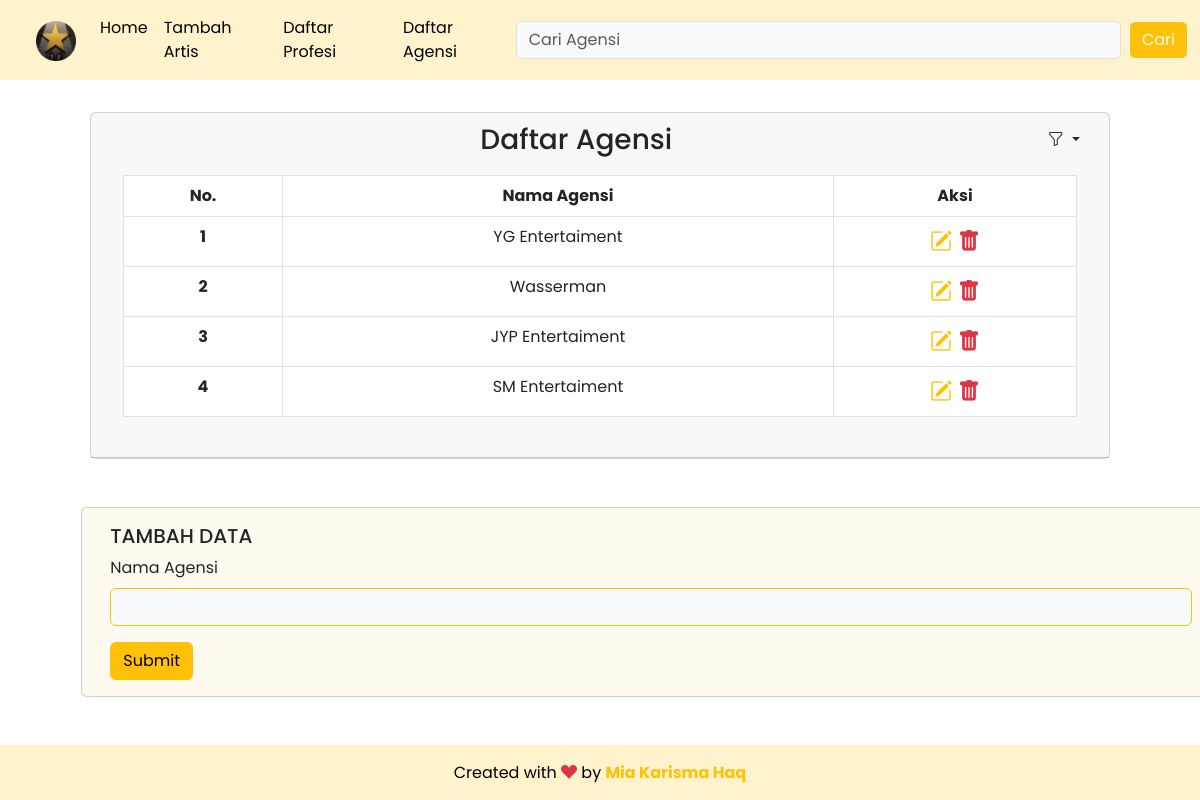
Page /dpbo_starter/agensi.php on the committed database.
### tables this page shows
CREATE TABLE `agensi` (
  `id_agensi` int(11) NOT NULL,
  `nama_agensi` varchar(255) NOT NULL
);

### dpbo_starter/config/db.php (called while the page is built)
<?php
$DB_HOST = "localhost";
$DB_USERNAME = "root";
$DB_PASSWORD = "";
$DB_NAME = "db_showbiz";

### dpbo_starter/classes/DB.php (called while the page is built, shortened)
<?php
class DB
{
    private $hostname;
    private $username;
    private $password;
    private $dbname;
    private $conn;
    private $result;
    function __construct($hostname, $username, $password, $dbname)
    {
        $this->hostname = $hostname;
        $this->username = $username;
        $this->password = $password;
        $this->dbname = $dbname;
    }
    function open()
    {
        $this->conn = mysqli_connect($this->hostname, $this->username, $this->password, $this->dbname);
    }
    function execute($query)
    {
        $this->result = mysqli_query($this->conn, $query);
    }
    function getResult()
    {
        return mysqli_fetch_array($this->result);
    }
}

### dpbo_starter/classes/Agensi.php (called while the page is built, shortened)
<?php
class Agensi extends DB
{
    function sortAgensi($keyword)
    {
        $sql = "SELECT * FROM agensi ORDER BY $keyword";
        return $this->execute($sql);
    }
}

### dpbo_starter/agensi.php (the view, shortened to what this page needs)
<?php
include('config/db.php');
include('classes/DB.php');
include('classes/Agensi.php');
$agensi = new Agensi($DB_HOST, $DB_USERNAME, $DB_PASSWORD, $DB_NAME);
$agensi->open();
$agensi->getAgensi();
if (isset($_POST['submit_search'])) {
    $agensi->searchAgensi($_POST['cari']);
} else {
    $sort = isset($_GET['sort']) ? $_GET['sort'] : '';
    if ($sort === 'asc') {
        $agensi->sortAgensi("id_agensi ASC");
    } else {
        $agensi->sortAgensi("id_agensi DESC");
    }
}
$header = '<tr>
<th scope="row">No.</th>
<th scope="row">Nama Agensi</th>
<th scope="row">Aksi</th>
</tr>';
$data = null;
$no = 1;
while ($div = $agensi->getResult()) {
    $data .= '<tr>
    <th scope="row">' . $no . '</th>
    <td>' . $div['nama_agensi'] . '</td>
    <td style="font-size: 22px;">
        <a href="agensi.php?id=' . $div['id_agensi'] . '" title="Edit Data"><i class="bi bi-pencil-square text-warning"></i></a>&nbsp;<a href="agensi.php?hapus=' . $div['id_agensi'] . '" title="Delete Data"><i class="bi bi-trash-fill text-danger"></i></a>
        </td>
    </tr>';
    $no++;
}

### rows in the picture
agensi: nama_agensi "YG Entertaiment"
agensi: nama_agensi "Wasserman"
agensi: nama_agensi "JYP Entertaiment"
agensi: nama_agensi "SM Entertaiment"
